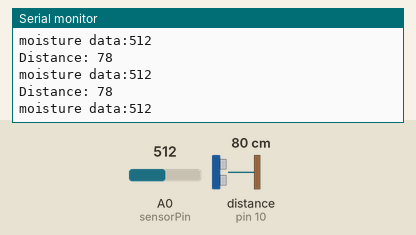
A sketch run on a simulated Arduino Uno, built with avr-gcc and run on an emulated ATmega328P. Parts: the last lines printed to the serial monitor. Wiring (inferred from the names in the program): ultrasonic range finder: trigger pin 9; echo pin 10. The test bench sets the inputs (shaded band); at power-on: A0 (sensorPin) = 512, distance to the obstacle (sensor on pin 10) 80 cm. The echo pulse lasts 58.3 µs per cm.

Above: at 4.2 s.
4.3 s: A0 (sensorPin) set to 108
At 4.8 s:
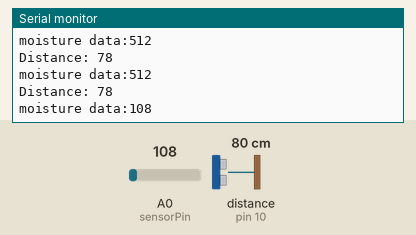
5.8 s: A0 (sensorPin) set to 92
At 6.03 s:
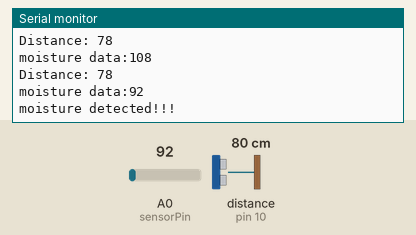
Timing chart, 0 to 8.8 s (numbered marks = the images above; inputs shaded):
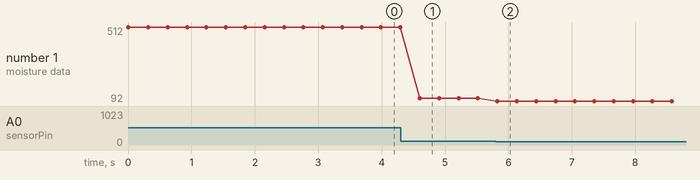

The sketch:

ultrasonic_and_moisture_polytech.ino
```cpp
const int trigPin = 9;
const int echoPin = 10;
int sensorPin = A0;
int sensorValue = 0;
// defines variables
long duration;
int distance;
void setup() {

pinMode(trigPin, OUTPUT); // Sets the trigPin as an Output
pinMode(echoPin, INPUT); // Sets the echoPin as an Input
Serial.begin(9600); // Starts the serial communication
}
void loop() {
  sensorValue = analogRead(sensorPin);
  Serial.print("moisture data:");
  Serial.println(sensorValue);
  if(sensorValue<100){
    Serial.println("moisture detected!!!");
  }
  delay(300);
// Clears the trigPin
digitalWrite(trigPin, LOW);
delayMicroseconds(2);
// Sets the trigPin on HIGH state for 10 micro seconds
digitalWrite(trigPin, HIGH);
delayMicroseconds(10);
digitalWrite(trigPin, LOW);
// Reads the echoPin, returns the sound wave travel time in microseconds
duration = pulseIn(echoPin, HIGH);
// Calculating the distance
distance= duration*0.034/2;
// Prints the distance on the Serial Monitor
Serial.print("Distance: ");
Serial.println(distance);
}
```

Measured:
- the behaviour switches between 100 and 99 on A0 (sensorPin) (found by bisection; images 1 and 2)
- after the input at 4.3 s, the serial monitor: prints a new line after 0.30 s (image 1)
- after the input at 5.8 s, the serial monitor: prints a new line at once (image 2)
- plotted number 1: 512 → 108 after the input at 4.3 s, 108 → 92 after the input at 5.8 s
